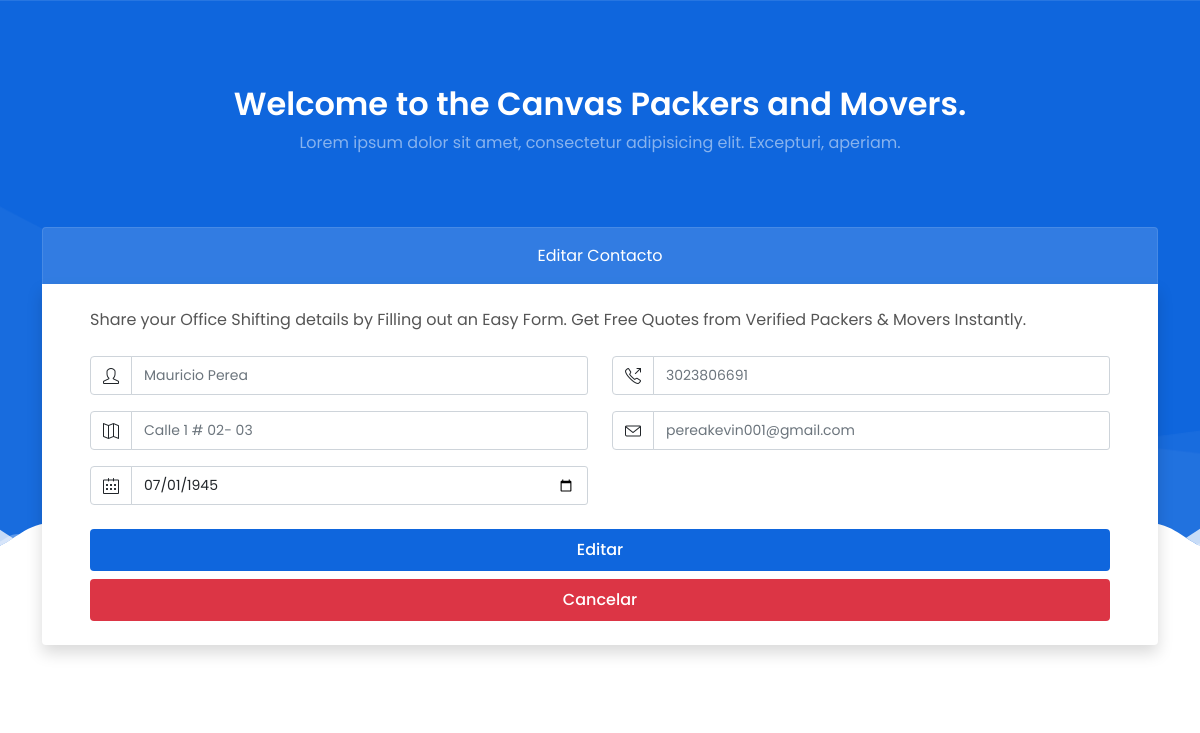
The page /includes/editProd.php?id=3 on the database its author committed.
### tables this page shows
CREATE TABLE `contactos` (
  `id` int(11) NOT NULL,
  `nombre` varchar(150) NOT NULL,
  `telefono` varchar(50) NOT NULL,
  `nacim` text NOT NULL,
  `direccion` text NOT NULL,
  `correo` text NOT NULL
);

### includes/editProd.php (the view, shortened to what this page needs)
<?php
require '../includes/conexion.php';
$id = $_GET['id'];
$querygetContacts = mysqli_query($conection, "SELECT * FROM `contactos` WHERE id = $id ");
 while ($datos = mysqli_fetch_array($querygetContacts)) {
  		$nombre = $datos['nombre'];
  		$telefono = $datos['telefono'];
  		$nacim = $datos['nacim'];
  		$direccion = $datos['direccion'];
  		$correo = $datos['correo'];
			}
 ?>
<!DOCTYPE html>
<html lang="es">
<head>
	<link rel="stylesheet" href="../css/bootstrap.css" type="text/css" />
	<link rel="stylesheet" href="../style.css" type="text/css" />
	<link rel="stylesheet" href="../css/dark.css" type="text/css" />
	<link rel="stylesheet" href="../css/font-icons.css" type="text/css" />
	<link rel="stylesheet" href="../css/animate.css" type="text/css" />
	<link rel="stylesheet" href="../css/magnific-popup.css" type="text/css" />
	<link rel="stylesheet" href="../css/custom.css" type="text/css" />
	<link rel="stylesheet" href="../css/colors.php?color=0F66DD" type="text/css" />
	<link rel="stylesheet" href="../css/fonts.css" type="text/css" />
	<link rel="stylesheet" href="../css/movers.css" type="text/css" />
	<link rel="stylesheet" href="../css/components/datepicker.css" type="text/css" />
</head>
<body class="stretched">
	<div id="wrapper" class="clearfix">
		<section id="slider" class="slider-element bg-color" style="height: auto; padding: 60px 0; background: url('../images/bg-2.png') no-repeat center center / 100% 100%;">
			<div class="container mt-4" style="z-index: 2">
				<div class="center">
					<h2 class="text-white h2 fw-semibold mb-2">Welcome to the Canvas Packers and Movers.</h2>
					<p class="text-white-50">Lorem ipsum dolor sit amet, consectetur adipisicing elit. Excepturi, aperiam.</p>
				</div>
				<div class="row topmargin justify-content-center">
					<div class="col-lg-12">
						<ul class="nav nav-tabs nav-justified flex-column border-bottom-0 flex-md-row bg-color mt-4" role="tablist">
							<li class="nav-item">
								<a  class="nav-link py-3"   >Editar Contacto</a>
							</li>
						</ul>
						<div class="tab-content rounded-bottom shadow bg-white py-4 px-5">
							<div class="tab-pane fade show active" id="add-contact" role="tabpanel" aria-labelledby="add-contact-tab">
								<p class="mb-4">Share your Office Shifting details by Filling out an Easy Form. Get Free Quotes from Verified Packers &amp; Movers Instantly.</p>
								<div class="form-widget">
									<form id="formAddContact" class="row office-moving-form position-relative mb-0" action="" method="post" enctype="multipart/form-data">
										<div class="col-sm-6 form-group">
											<div class="input-group">
												<span class="input-group-text bg-transparent"><i class="icon-line2-user"></i></span>
												<input type="text" name="nombre" id="office-moving-form-name" class="form-control required" value="" placeholder="<?php echo $nombre ?>">
											</div>
										</div>
										<div class="col-sm-6 form-group">
											<div class="input-group">
												<span class="input-group-text bg-transparent"><i class="icon-line2-call-out"></i></span>
												<input type="text" name="telefono" id="office-moving-form-phone" class="form-control required" value="" placeholder="<?php echo $telefono ?> ">
											</div>
										</div>
										<div class="col-sm-6 form-group">
											<div class="input-group">
												<span class="input-group-text bg-transparent"><i class="icon-line2-map"></i></span>
												<input type="text" name="direccion" id="office-moving-form-location-to" class="form-control required" value="" placeholder="<?php echo $direccion ?>">
											</div>
										</div>
										<div class="col-sm-6 form-group">
											<div class="input-group">
												<span class="input-group-text bg-transparent"><i class="icon-line2-envelope"></i></span>
												<input type="email" name="correo" id="office-moving-form-email" class="form-control required" value="" placeholder="<?php echo $correo ?> ">
											</div>
										</div>
										<div class="col-sm-6 form-group ">
											<div class="input-group">
												<span class="input-group-text bg-transparent"><i class="icon-line2-calendar"></i></span>
												<input type="date" class="form-control required" name="date" id="office-moving-form-date" value="<?php echo $nacim ?>" placeholder="<?php echo $nacim ?>">
											</div>
										</div>
										<div class="col-12">
											<button id="btnAddContact" type="button" name="office-moving-form-submit" class="btn bg-color text-white fw-medium w-100 py-2 mt-2">Editar</button>
										<a href="../index.php" id="cancel"  type="button" name="office-moving-form-submit" class="btn bg-danger text-white fw-medium w-100 py-2 mt-2 ">Cancelar</a>
										</div>
									</form>
								</div>
							</div>
						</div>
					</div>
				</div>
			</div>
			<div class="svg-separator">
				<div>
				</div>
			</div>
		</section>
	</div>
</body>
</html>

### css/movers.css (style rules this page uses)
:root { --themecolor: #0F66DD; --themecolorrgb: 25,102,221; --headerbg: var(--themecolor,#0F66DD); --primary-menu-font-size: 15px; }
.svg-separator { position:absolute; width:100%; padding:0; margin:0; bottom: 0; left: 0; display: flex; justify-content: center; flex-direction: column; z-index: 1; }
#slider .nav .nav-item:first-child { border-top-left-radius: 0.25rem; }
#slider .nav .nav-item:last-child { border-top-right-radius: 0.25rem; }
#slider .nav-link { border: 1px solid rgba(255, 255, 255, .1); }
#slider .nav-link:not(.active) { color: #FFF; background-color: rgba(255, 255, 255, .15); }
#slider .form-control, #slider .custom-select { font-size: 14px; height: calc(1.5em + 0.75rem + 6px); }

### rows shown on the page
contactos: nombre "Mauricio Perea", telefono "3023806691", direccion "Calle 1 # 02- 03", correo "pereakevin001@gmail.com", date "07/01/1945"
